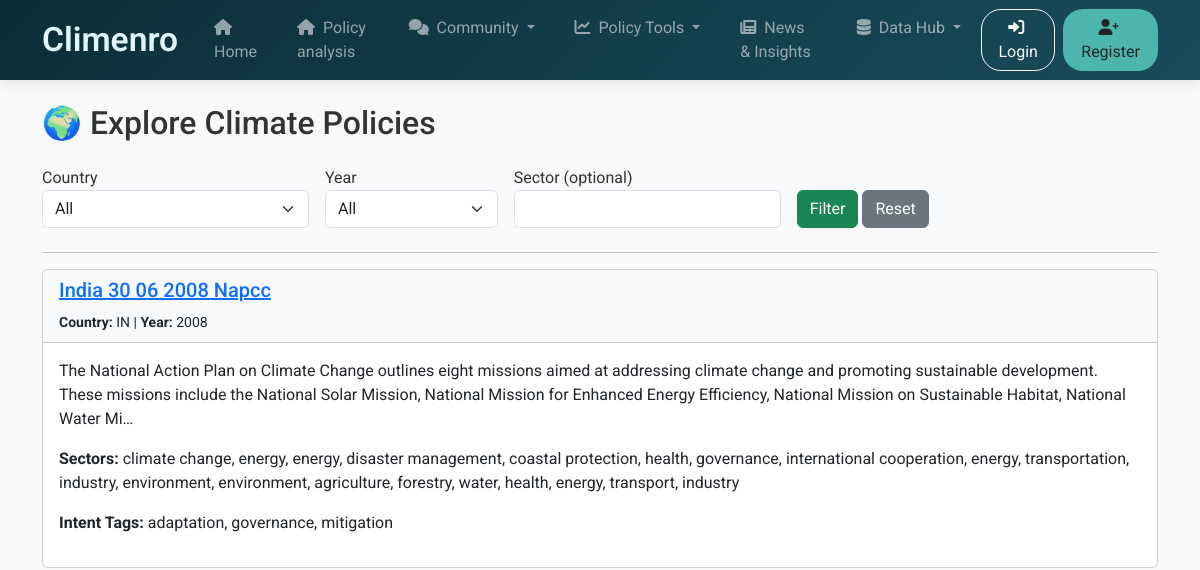
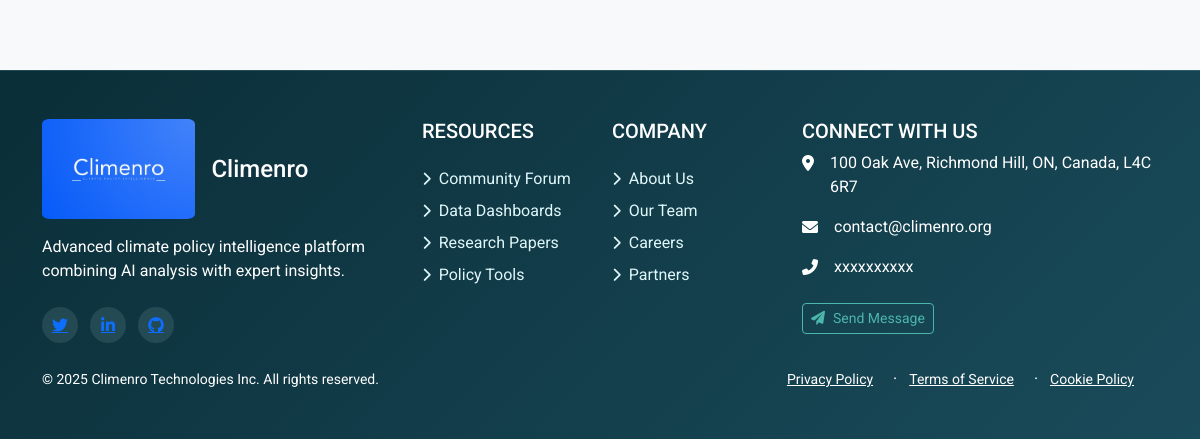
Page /analysis/explore/ on the earlier database version (2 pictures, top to bottom).
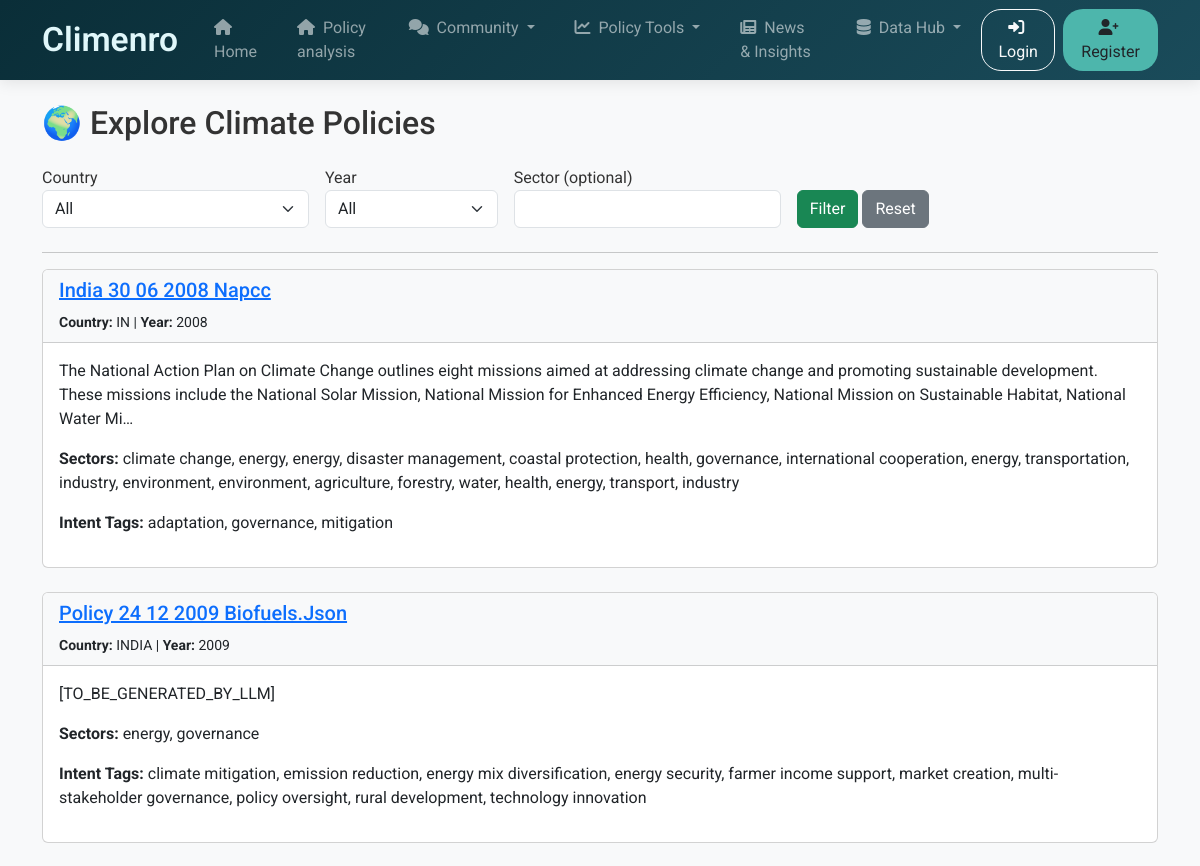
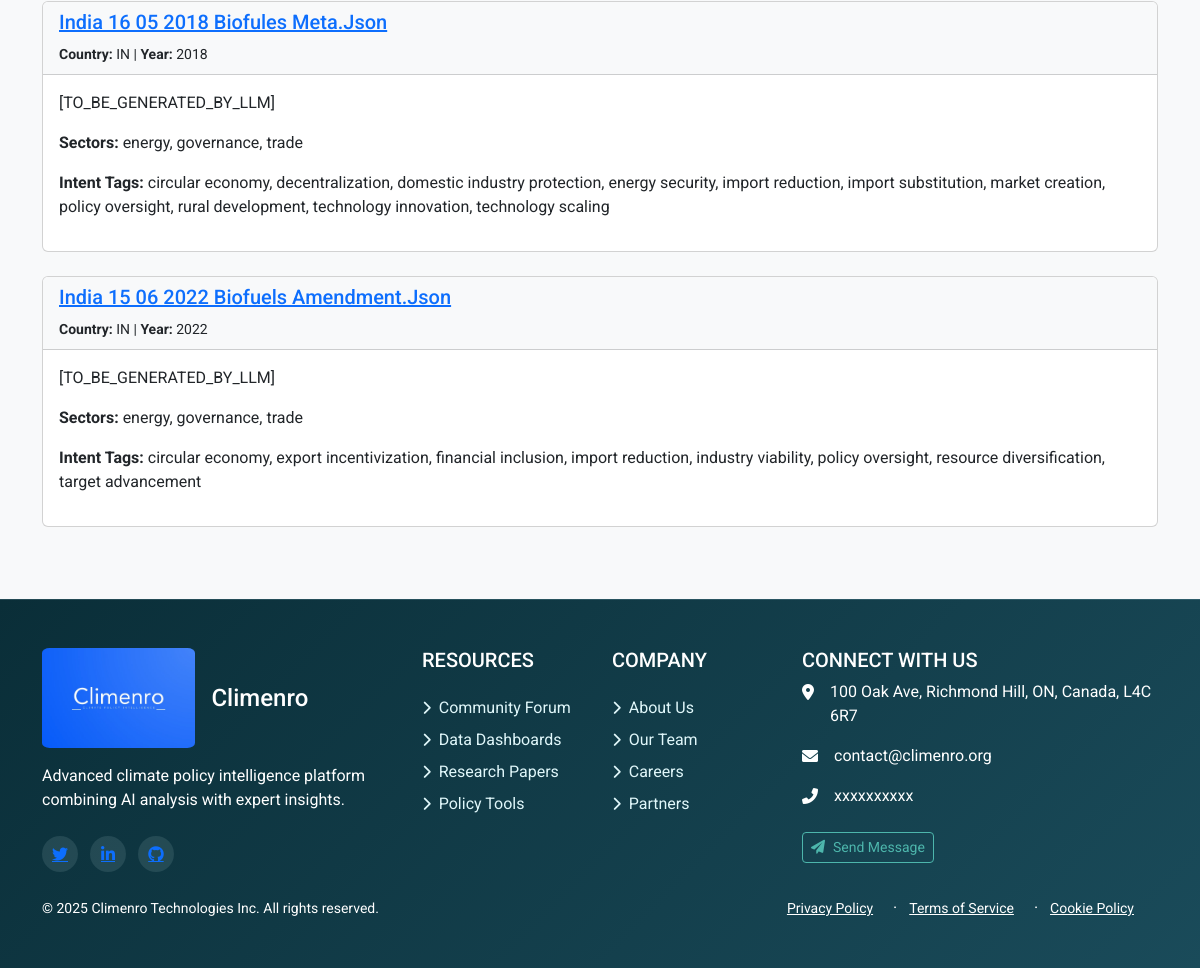
Same page on the later database version (2 pictures, top to bottom).
### policy_analysis/models.py (models this page shows, shortened)
class Policy(models.Model):
    policy_id = models.CharField(max_length=100, unique=True)
    title = models.CharField(max_length=255)
    summary = models.TextField(blank=True, null=True)
    year = models.IntegerField()
    date_of_issuance = models.DateField()
    country = models.CharField(max_length=100)
    document_type = models.CharField(max_length=100)
    is_fundamental = models.BooleanField(default=False)
    has_children = models.BooleanField(default=False)
    num_sections = models.IntegerField(default=0)
    sectors = models.JSONField(blank=True, null=True)
    sub_sectors = models.JSONField(blank=True, null=True)
    intent_tags = models.JSONField(blank=True, null=True)
    policy_tools = models.JSONField(blank=True, null=True)
    responsible_ministries = models.JSONField(blank=True, null=True)
    linked_documents = models.JSONField(blank=True, null=True)

### policy_analysis/views.py (the view)
# urls.py: path('explore/', views.explore_metadata, name='explore_metadata'),
def explore_metadata(request):
    country = request.GET.get('country', '').strip()
    year = request.GET.get('year', '').strip()
    sector = request.GET.get('sector', '').strip()
    policies = list(Policy.objects.all())
    if country:
        policies = [p for p in policies if p.country.lower() == country.lower()]
    if year:
        try:
            y = int(year)
            policies = [p for p in policies if p.year == y]
        except ValueError:
            pass
    if sector:
        sector_lower = sector.lower()
        policies = [p for p in policies if p.sectors and any(sector_lower in s.lower() for s in p.sectors)]
    countries = Policy.objects.values_list('country', flat=True).distinct()
    years = Policy.objects.values_list('year', flat=True).distinct()
    context = {
        'policies': policies,
        'countries': countries,
        'years': years,
    }
    return render(request, 'policy_analysis/explore.html', context)

### policy_analysis/templates/policy_analysis/explore.html (shortened to what this page needs)
{% extends "forum/base.html" %}
{% block content %}
<h2 class="mb-4">🌍 Explore Climate Policies</h2>
<form method="get" class="row g-3 mb-4">
    <div class="col-md-3">
        <label>Country</label>
        <select name="country" class="form-select">
            <option value="">All</option>
        </select>
    </div>
    <div class="col-md-2">
        <label>Year</label>
        <select name="year" class="form-select">
            <option value="">All</option>
        </select>
    </div>
    <div class="col-md-3">
        <label>Sector (optional)</label>
        <input type="text" name="sector" class="form-control" value="{{ request.GET.sector }}">
    </div>
    <div class="col-md-4 align-self-end">
        <button type="submit" class="btn btn-success">Filter</button>
        <a href="{% url 'explore_metadata' %}" class="btn btn-secondary">Reset</a>
    </div>
</form>
<hr>
{% if policies %}
    {% for p in policies %}
        <div class="card mb-4">
            <div class="card-header bg-light">
                <h5>
                    <a href="{% url 'policy_detail' policy_id=p.policy_id %}">
                        {{ p.title }}
                    </a>
                </h5>
                <small><strong>Country:</strong> {{ p.country }} | <strong>Year:</strong> {{ p.year }}</small>
            </div>
            <div class="card-body">
                <p>{{ p.summary|truncatechars:300 }}</p>
                {% if p.sectors %}<p><strong>Sectors:</strong> {{ p.sectors|join:", " }}</p>{% endif %}
                {% if p.intent_tags %}<p><strong>Intent Tags:</strong> {{ p.intent_tags|join:", " }}</p>{% endif %}
            </div>
        </div>
    {% endfor %}
{% else %}
    <p>No policies found with selected filters.</p>
{% endif %}
{% endblock %}

### forum/templates/forum/base.html (shortened to what this page needs)
<!DOCTYPE html>
<html lang="en">
<head>
    {% load static %}
    <link href="https://cdn.jsdelivr.net/npm/bootstrap@5.3.2/dist/css/bootstrap.min.css" rel="stylesheet">
    <link rel="stylesheet" href="https://cdnjs.cloudflare.com/ajax/libs/font-awesome/6.4.0/css/all.min.css">
    <link rel="stylesheet" href="{% static 'css/styles.css' %}">
</head>
<body>
    {% include "forum/navbar.html" %}
    <main class="container mt-4 mb-5">
        {% block content %}
        {% endblock %}
    </main>
    <footer class="py-5">
        <div class="container">
            <div class="row">
                <div class="col-lg-4 mb-4">
                    <div class="d-flex align-items-center mb-3">
                        <img src="{% static 'logos/Climenro_logo.jpg' %}" alt="Climenro Logo" height="100" class="me-3" id="round">
                        <h4 class="text-white mb-0">Climenro</h4>
                    </div>
                    <p class="text-white">Advanced climate policy intelligence platform combining AI analysis with expert insights.</p>
                    <div class="mt-4">
                        <a href="#" class="social-icon"><i class="fab fa-twitter"></i></a>
                        <a href="#" class="social-icon"><i class="fab fa-linkedin-in"></i></a>
                        <a href="#" class="social-icon"><i class="fab fa-github"></i></a>
                    </div>
                </div>
                <div class="col-lg-2 col-md-6 mb-4">
                    <h5 class="text-uppercase text-white mb-4">Resources</h5>
                    <ul class="list-unstyled footer-links">
                        <li class="mb-2"><a href="/forum/"><i class="fas fa-chevron-right me-2 small"></i>Community Forum</a></li>
                        <li class="mb-2"><a href="/data/"><i class="fas fa-chevron-right me-2 small"></i>Data Dashboards</a></li>
                        <li class="mb-2"><a href="/research/"><i class="fas fa-chevron-right me-2 small"></i>Research Papers</a></li>
                        <li class="mb-2"><a href="/policy/"><i class="fas fa-chevron-right me-2 small"></i>Policy Tools</a></li>
                    </ul>
                </div>
                <div class="col-lg-2 col-md-6 mb-4">
                    <h5 class="text-uppercase text-white mb-4">Company</h5>
                    <ul class="list-unstyled footer-links">
                        <li class="mb-2"><a href="/about/"><i class="fas fa-chevron-right me-2 small"></i>About Us</a></li>
                        <li class="mb-2"><a href="/team/"><i class="fas fa-chevron-right me-2 small"></i>Our Team</a></li>
                        <li class="mb-2"><a href="/careers/"><i class="fas fa-chevron-right me-2 small"></i>Careers</a></li>
                        <li class="mb-2"><a href="/partners/"><i class="fas fa-chevron-right me-2 small"></i>Partners</a></li>
                    </ul>
                </div>
<div class="col-lg-4 col-md-6 mb-4">
    <h5 class="text-uppercase text-white mb-2">Connect With Us</h5>
    <ul class="list-unstyled text-white">
        <li class="mb-3 d-flex">
            <i class="fas fa-map-marker-alt mt-1 me-3 text-accent"></i>
            <span>100 Oak Ave, Richmond Hill, ON, Canada, L4C 6R7</span>
        </li>
        <li class="mb-3 d-flex">
            <i class="fas fa-envelope mt-1 me-3 text-accent"></i>
            <span>contact@climenro.org</span>
        </li>
        <li class="mb-3 d-flex">
            <i class="fas fa-phone-alt mt-1 me-3 text-accent"></i>
            <span>xxxxxxxxxx</span>
        </li>
    </ul>
    <a href="/contact/" class="btn btn-outline-light btn-sm btn-footer mt-2">
        <i class="fas fa-paper-plane me-2"></i>Send Message
    </a>
</div>
<div class="row align-items-center">
    <div class="col-md-6 text-center text-md-start">
        <p class="small text-white mb-0">&copy; {% now "Y" %} Climenro Technologies Inc. All rights reserved.</p>
    </div>
    <div class="col-md-6 text-center text-md-end">
        <ul class="list-inline mb-0">
            <li class="list-inline-item"><a href="/privacy/" class="text-white small footer-links">Privacy Policy</a></li>
            <li class="list-inline-item mx-2 text-white">·</li>
            <li class="list-inline-item"><a href="/terms/" class="text-white small footer-links">Terms of Service</a></li>
            <li class="list-inline-item mx-2 text-white">·</li>
            <li class="list-inline-item"><a href="/cookies/" class="text-white small footer-links">Cookie Policy</a></li>
        </ul>
    </div>
</div>
    </footer>
</body>
</html>

### forum/templates/forum/navbar.html (shortened to what this page needs)
<nav class="navbar navbar-expand-lg navbar-dark" style="background: linear-gradient(135deg, #0a2e38 0%, #1a4b5a 100%); box-shadow: 0 2px 15px rgba(0,0,0,0.1);">
  <div class="container">
    <a class="navbar-brand d-flex align-items-center" href="{% url 'home' %}" style="font-weight: 600;">
      <span class="d-none d-md-inline" style="color: #e0f7fa; font-size: 2.1rem;">Climenro</span>
    </a>
    <div class="collapse navbar-collapse" id="navbarNav">
      <ul class="navbar-nav mx-auto">
        <li class="nav-item mx-1">
          <a class="nav-link px-3 py-2 rounded" href="{% url 'home' %}" style="transition: all 0.3s ease;">
            <i class="fas fa-home me-1"></i> Home
          </a>
        </li>
        <li class="nav-item mx-1">
          <a class="nav-link px-3 py-2 rounded" href="{% url 'policy_home' %}" style="transition: all 0.3s ease;">
            <i class="fas fa-home me-1"></i> Policy analysis
          </a>
        </li>
        <li class="nav-item dropdown mx-1">
          <a class="nav-link dropdown-toggle px-3 py-2 rounded" href="#" id="forumDropdown" role="button" data-bs-toggle="dropdown" style="transition: all 0.3s ease;">
            <i class="fas fa-comments me-1"></i> Community
          </a>
        </li>
        <li class="nav-item dropdown mx-1">
          <a class="nav-link dropdown-toggle px-3 py-2 rounded" href="#" id="policyDropdown" role="button" data-bs-toggle="dropdown" style="transition: all 0.3s ease;">
            <i class="fas fa-chart-line me-1"></i> Policy Tools
          </a>
        </li>
        <li class="nav-item mx-1">
          <a class="nav-link px-3 py-2 rounded" href="{% url 'news_feed' %}" style="transition: all 0.3s ease;">
            <i class="fas fa-newspaper me-1"></i> News & Insights
          </a>
        </li>
        <li class="nav-item dropdown mx-1">
          <a class="nav-link dropdown-toggle px-3 py-2 rounded" href="#" id="dashboardDropdown" role="button" data-bs-toggle="dropdown" style="transition: all 0.3s ease;">
            <i class="fas fa-database me-1"></i> Data Hub
          </a>
        </li>
      </ul>
      <ul class="navbar-nav">
        {% if user.is_authenticated %}
          <li class="nav-item dropdown">
            <a class="nav-link dropdown-toggle d-flex align-items-center" href="#" id="userDropdown" role="button" data-bs-toggle="dropdown">
              <span class="badge rounded-pill bg-teal me-2" style="background-color: #4db6ac;">{{ user.username|slice:":1"|upper }}</span>
              <span>{{ user.username }}</span>
            </a>
            <ul class="dropdown-menu dropdown-menu-end dropdown-menu-dark" style="background-color: #1a4b5a; border: none;">
              <li><a class="dropdown-item py-2" href="{% url 'user_profile' user.username %}"><i class="fas fa-user-circle me-2"></i>Profile</a></li>
              <li><a class="dropdown-item py-2" href="#"><i class="fas fa-cog me-2"></i>Settings</a></li>
              <li><hr class="dropdown-divider"></li>
              <li>
                <form method="post" action="{% url 'logout' %}">
                  {% csrf_token %}
                  <button type="submit" class="dropdown-item py-2" style="background: none; border: none; text-align: left; width: 100%;">
                    <i class="fas fa-sign-out-alt me-2"></i>Logout
                  </button>
                </form>
              </li>
            </ul>
          </li>
        {% else %}
          <li class="nav-item">
            <a class="btn btn-outline-light me-2" href="{% url 'login' %}" style="border-radius: 20px;">
              <i class="fas fa-sign-in-alt me-1"></i> Login
            </a>
          </li>
          <li class="nav-item">
            <a class="btn btn-teal" href="{% url 'register' %}" style="background-color: #4db6ac; border-radius: 20px;">
              <i class="fas fa-user-plus me-1"></i> Register
            </a>
          </li>
        {% endif %}
      </ul>
    </div>
  </div>
</nav>
<link rel="stylesheet" href="https://cdnjs.cloudflare.com/ajax/libs/font-awesome/6.0.0/css/all.min.css">

### forum/templates/forum/base.html (style rules this page uses)
:root { --climenro-dark: #0a2e38; --climenro-medium: #1a4b5a; --climenro-accent: #4db6ac; --climenro-light: #e0f7fa; }
body { font-family: 'Roboto', sans-serif; background-color: #f8f9fa; color: #333; display: flex; flex-direction: column; min-height: 100vh; }
#round { border-radius: 5%; }
.container { flex: 1; }
footer { background: linear-gradient(135deg, var(--climenro-dark) 0%, var(--climenro-medium) 100%); border-top: 1px solid rgba(224, 247, 250, 0.1); }
.footer-links a { color: var(--climenro-light); text-decoration: none; transition: all 0.3s ease; position: relative; padding-bottom: 2px; }
.footer-links a:after { content: ''; position: absolute; width: 0; height: 1px; bottom: 0; left: 0; background-color: var(--climenro-accent); transition: width 0.3s ease; }
.social-icon { width: 36px; height: 36px; display: inline-flex; align-items: center; justify-content: center; background-color: rgba(224, 247, 250, 0.1); border-radius: 50%; margin-right: 8px; transition: all 0.3s ease; }
.btn-footer { border: 1px solid var(--climenro-accent); color: var(--climenro-accent); transition: all 0.3s ease; }

### forum/templates/forum/navbar.html (style rules this page uses)
.navbar { padding-top: 0.5rem; padding-bottom: 0.5rem; }

Differences in the rows shown:
added Policy: title "Policy 24 12 2009 Biofuels.Json", country "INDIA", year "2009", summary "[TO_BE_GENERATED_BY_LLM]", sectors "energy, governance", intent_tags "climate mitigation, emission reduction, energy mix diversification, energy security, farmer income support, market creation, multi-stakeholder governance, policy oversight, rural development, technology innovation"
added Policy: title "India 16 05 2018 Biofules Meta.Json", country "IN", year "2018", summary "[TO_BE_GENERATED_BY_LLM]", sectors "energy, governance, trade", intent_tags "circular economy, decentralization, domestic industry protection, energy security, import reduction, import substitution, market creation, policy oversight, rural development, technology innovation, technology scaling"
added Policy: title "India 15 06 2022 Biofuels Amendment.Json", country "IN", year "2022", summary "[TO_BE_GENERATED_BY_LLM]", sectors "energy, governance, trade", intent_tags "circular economy, export incentivization, financial inclusion, import reduction, industry viability, policy oversight, resource diversification, target advancement"
